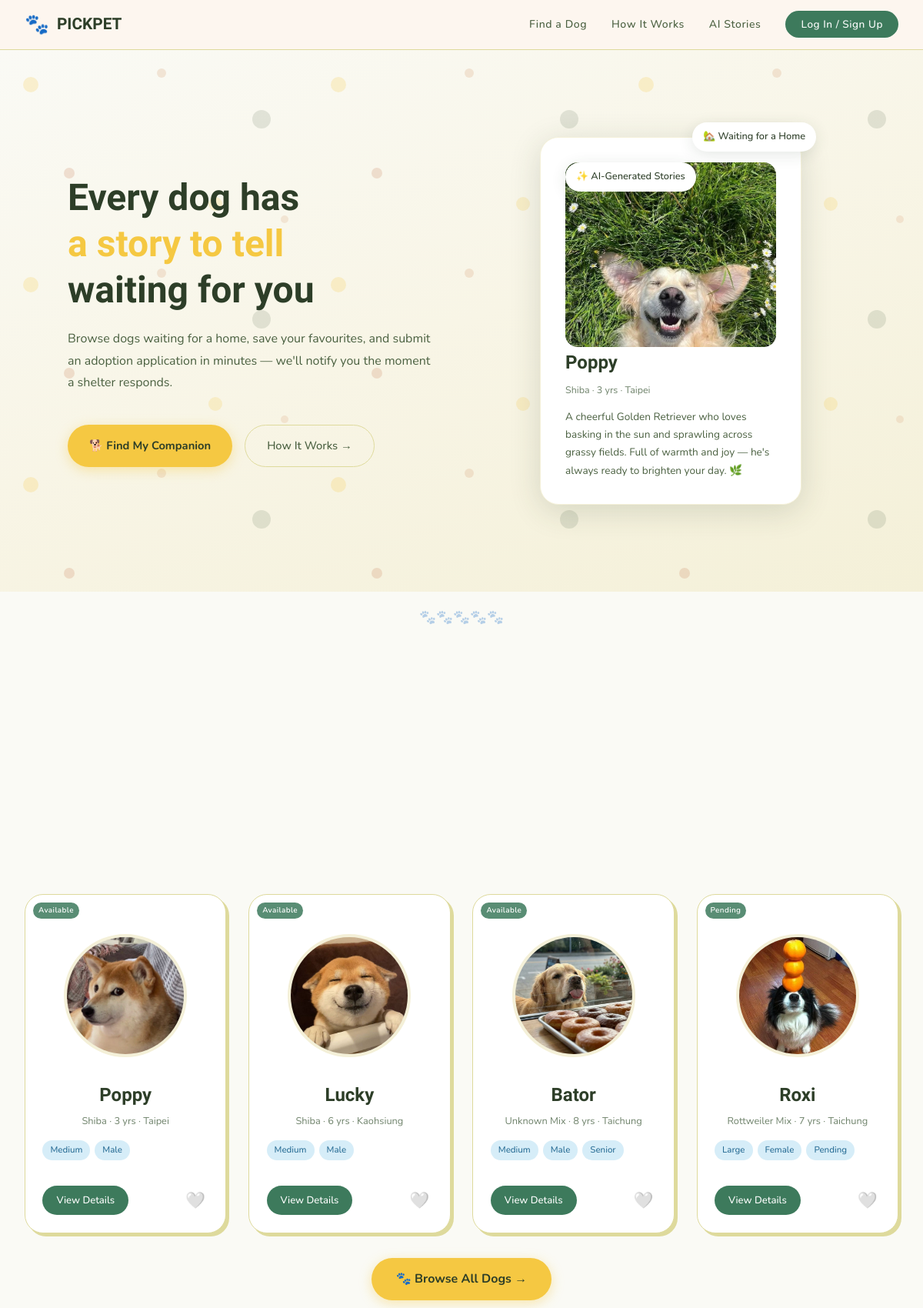
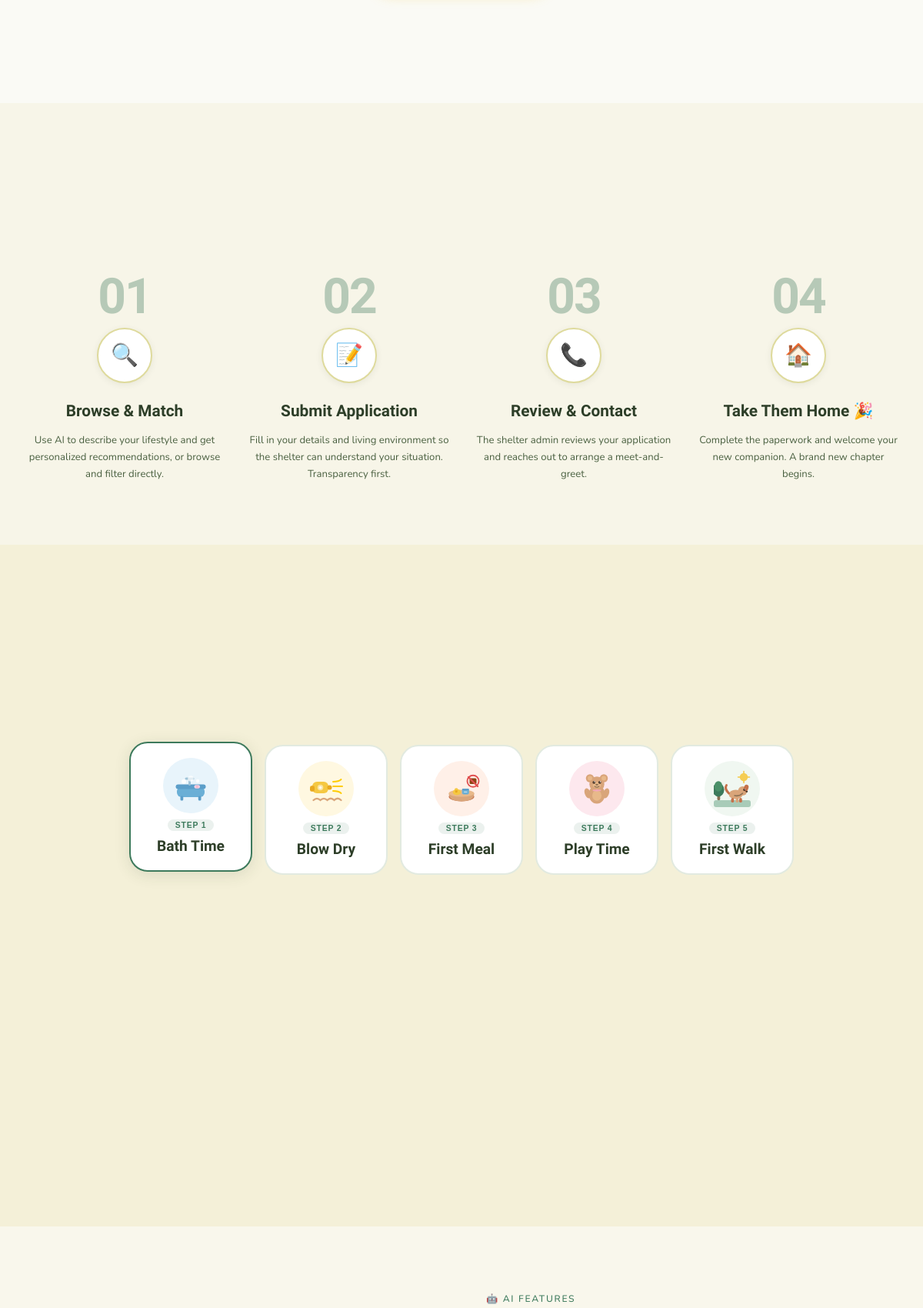
The page / (upper part) on the database its author committed (2 pictures, top to bottom).
### tables this page shows
CREATE TABLE Dog (
    Dog_ID INTEGER PRIMARY KEY,
    Shelter_ID INTEGER NOT NULL,
    Name TEXT NOT NULL,
    Gender TEXT CHECK (Gender IN ('Male', 'Female', 'Unknown')),
    Age INTEGER CHECK (Age >= 0),
    Breed TEXT,
    Image_URL TEXT, Description TEXT,
    FOREIGN KEY (Shelter_ID) REFERENCES Shelter(Shelter_ID)
);

### app/main_routes.py (the view)
@main.route('/')
def index():
    dogs = Dog.get_featured(limit=4)
    liked_ids = set()
    user_id = session.get('user_id')
    if user_id:
        db = get_db()
        rows = db.execute(
            'SELECT Dog_ID FROM Favorite WHERE User_ID = ?', (user_id,)
        ).fetchall()
        liked_ids = {row['Dog_ID'] for row in rows}
    return render_template('index.html', dogs=dogs, liked_ids=liked_ids)

### app/__init__.py (called while the page is built, shortened)
def create_app():
    app = Flask(__name__)
    app.config["DATABASE"] = "database/pickpet.db"
    app.config["SECRET_KEY"] = "pickpet-secret-key-2025"
    app.teardown_appcontext(close_db)
    run_startup_migrations(app)
    from app.main_routes import main
    from app.dogs.routes import dogs_bp
    from app.auth.routes import auth_bp
    from app.applications.routes import applications_bp
    from app.admin.routes import admin_bp
    from app.ai.routes import ai_bp
    app.register_blueprint(main)
    app.register_blueprint(dogs_bp)
    app.register_blueprint(auth_bp)
    app.register_blueprint(applications_bp)
    app.register_blueprint(admin_bp)
    app.register_blueprint(ai_bp)
    @app.context_processor
    def inject_notif_count():
        user_id = session.get('user_id')
        if not user_id:
            return {'notif_count': 0}
    return app

### app/database.py (called while the page is built)
def get_db():
    if "db" not in g:
        g.db = sqlite3.connect(current_app.config["DATABASE"])
        g.db.row_factory = sqlite3.Row # We can access columns by name
    return g.db

### app/models/dog.py (called while the page is built)
    def _derive_city(self):
        source = ""
        if self.shelter:
            source = f"{self.shelter.name} {self.shelter.location}".lower()
        if "taipei" in source:
            return "Taipei"
        if "new taipei" in source:
            return "New Taipei"
        if "taichung" in source:
            return "Taichung"
        if "tainan" in source:
            return "Tainan"
        if "kaohsiung" in source:
            return "Kaohsiung"
        return "Unknown"

    def _derive_size(self):
        breed = self.breed.lower()
        if any(keyword in breed for keyword in SMALL_BREEDS):
            return "Small"
        if any(keyword in breed for keyword in LARGE_BREEDS):
            return "Large"
        return "Medium"

    def _derive_tags(self):
        tags = [self.size, self.gender]
        if self.raw_age < 1:
            tags.append("Puppy")
        elif self.raw_age >= 8:
            tags.append("Senior")
        if self.availability != "Available":
            tags.append(self.availability)
        return tags

    def _latest_health_status(self):
        db = get_db()
        row = db.execute(
            """
            SELECT Vaccine_Name
            FROM Health_record
            WHERE Dog_ID = ?
            ORDER BY Administered_Date DESC, Record_ID DESC
            LIMIT 1
            """,
            (self.id,),
        ).fetchone()
        return row["Vaccine_Name"] if row else None

### app/templates/index.html (shortened to what this page needs)
<!DOCTYPE html>
<html lang="en">
<head>
  <link rel="stylesheet" href="{{ url_for('static', filename='css/style.css') }}" />
</head>
<body>
  <header class="site-header">
    <nav class="nav-inner">
      <a href="#" class="logo">
        <span class="logo-paw">🐾</span>
        <span>PICKPET</span>
      </a>
      <ul class="nav-links">
        <li><a href="{{ url_for('dogs.list_dogs') }}">Find a Dog</a></li>
        <li><a href="#how">How It Works</a></li>
        <li><a href="#ai-feature">AI Stories</a></li>
        {% if session.get('user_id') %}
          <li><a href="{{ url_for('applications.my_applications') }}">My Applications</a></li>
          <li><a href="{{ url_for('auth.logout') }}" class="nav-btn">Log Out ({{ session.get('email', '').split('@')[0] }})</a></li>
        {% else %}
          <li><a href="{{ url_for('auth.login') }}" class="nav-btn">Log In / Sign Up</a></li>
        {% endif %}
      </ul>
    </nav>
  </header>
  <section class="hero">
    <div class="hero-content">
      <div class="hero-text">
<h1 class="hero-title">
          Every dog has<br>
          <span class="accent">a story to tell</span><br>
          waiting for you
        </h1>
        <p class="hero-subtitle">
          Browse dogs waiting for a home, save your favourites,
          and submit an adoption application in minutes —
          we'll notify you the moment a shelter responds.
        </p>
        <div class="hero-actions">
          <a href="{{ url_for('dogs.list_dogs') }}" class="btn-primary">🐕 Find My Companion</a>
          <a href="#how" class="btn-secondary">How It Works →</a>
        </div>
      </div>
      <div class="hero-illustration">
  {% for dog in dogs[:1] %}
  <div class="hero-dog-card">
    <div class="floating-tag">✨ AI-Generated Stories</div>
    <div class="floating-tag">🏡 Waiting for a Home</div>
    <img src="{{ url_for('static', filename='img/狗狗.jpg') }}" alt="Dog"
         style="width:100%;height:240px;object-fit:cover;border-radius:16px;display:block;"/>
    <p style="font-family:var(--font-serif);font-size:1.5rem;font-weight:700;color:var(--dark-brown);margin-bottom:4px;">
      {{ dog.name }}
    </p>
    <p style="font-size:0.78rem;color:var(--gray);">
      {{ dog.breed }} · {{ dog.age }} · {{ dog.city }}
    </p>
    <p style="font-size:0.85rem;color:var(--brown);line-height:1.7;margin-top:0.8rem;text-align:left;">
      A cheerful Golden Retriever who loves basking in the sun and sprawling across grassy fields.
      Full of warmth and joy — he's always ready to brighten your day. 🌿
    </p>
  </div>
  {% endfor %}
</div>
    </div>
  </section>
  <div class="paw-divider">
    <div class="paw-divider-icons">🐾🐾🐾🐾🐾</div>
  </div>
<section class="section" id="dogs">
  <div class="section-inner" style="text-align:center;padding:4rem 0;">
    <div class="dogs-grid">
      {% for dog in dogs %}
      <article class="dog-card">
          <span class="dog-status-badge">{{ dog.availability }}</span>
        <div class="dog-card-circle-wrap">
          <div class="dog-card-img-circle">
            {% if dog.image_url %}
            <img src="{{ dog.image_url }}" alt="{{ dog.name }}">
            {% else %}
            <div class="dog-card-img-placeholder">🐶</div>
            {% endif %}
          </div>
        </div>
        <div class="dog-card-body">
          <h3 class="dog-card-name">{{ dog.name }}</h3>
          <p class="dog-card-meta">
            {{ dog.breed }} · {{ dog.age }} · {{ dog.city }}
          </p>
          <div class="dog-tags">
            {% for tag in dog.tags %}
            <span class="dog-tag">{{ tag }}</span>
            {% endfor %}
          </div>
          <div class="dog-card-footer">
            <a href="{{ url_for('dogs.dog_detail', dog_id=dog.id) }}" class="adopt-btn">
              View Details
            </a>
            <button class="heart-btn {% if dog.id in liked_ids %}liked{% endif %}"
                    type="button" aria-label="Like dog"
                    data-heart="{{ dog.id }}"
                    onclick="event.stopPropagation()">
              {{ '❤️' if dog.id in liked_ids else '🤍' }}
            </button>
          </div>
        </div>
      </article>
      {% endfor %}
    </div>
    <a href="{{ url_for('dogs.list_dogs') }}" class="btn-primary" style="display:inline-flex;margin-top:2rem;font-size:1rem;padding:14px 32px;">
      🐾 Browse All Dogs →
    </a>
  </div>
</section>
  <section class="section how-section" id="how">
    <div class="section-inner">
      <div class="steps-grid">
        <div class="step-card">
          <div class="step-big-num">01</div>
          <div class="step-icon-wrap">🔍</div>
          <p class="step-title">Browse &amp; Match</p>
          <p class="step-desc">Use AI to describe your lifestyle and get personalized recommendations, or browse and filter directly.</p>
        </div>
        <div class="step-card">
          <div class="step-big-num">02</div>
          <div class="step-icon-wrap">📝</div>
          <p class="step-title">Submit Application</p>
          <p class="step-desc">Fill in your details and living environment so the shelter can understand your situation. Transparency first.</p>
        </div>
        <div class="step-card">
          <div class="step-big-num">03</div>
          <div class="step-icon-wrap">📞</div>
          <p class="step-title">Review &amp; Contact</p>
          <p class="step-desc">The shelter admin reviews your application and reaches out to arrange a meet-and-greet.</p>
        </div>
        <div class="step-card">
          <div class="step-big-num">04</div>
          <div class="step-icon-wrap">🏠</div>
          <p class="step-title">Take Them Home 🎉</p>
          <p class="step-desc">Complete the paperwork and welcome your new companion. A brand new chapter begins.</p>
        </div>
      </div>
    </div>
  </section>
  <section class="section" id="care-guide" style="background:var(--sand);">
    <div class="section-inner">
      <div class="cg-steps-row">
        <button class="cg-step active" data-step="0">
          <div class="cg-icon-wrap" style="background:#E8F4FB;">
          </div>
          <div class="cg-step-badge">Step 1</div>
          <div class="cg-step-label">Bath Time</div>
        </button>
        <button class="cg-step" data-step="1">
          <div class="cg-icon-wrap" style="background:#FFF8E1;">
          </div>
          <div class="cg-step-badge">Step 2</div>
          <div class="cg-step-label">Blow Dry</div>
        </button>
        <button class="cg-step" data-step="2">
          <div class="cg-icon-wrap" style="background:#FFF0E8;">
          </div>
          <div class="cg-step-badge">Step 3</div>
          <div class="cg-step-label">First Meal</div>
        </button>
        <button class="cg-step" data-step="3">
          <div class="cg-icon-wrap" style="background:#FDE8EE;">
          </div>
          <div class="cg-step-badge">Step 4</div>
          <div class="cg-step-label">Play Time</div>
        </button>
        <button class="cg-step" data-step="4">
          <div class="cg-icon-wrap" style="background:#F0F7F1;">
          </div>
          <div class="cg-step-badge">Step 5</div>
          <div class="cg-step-label">First Walk</div>
        </button>
      </div>
      <div class="cg-panels">
      </div>
    </div>
  </section>
  <section class="section ai-section" id="ai-feature">
    <div class="section-inner">
      <div class="ai-feature-grid">
        <div class="ai-feature-text">
          <span class="section-tag">🤖 AI Features</span>
        </div>
      </div>
    </div>
  </section>
</body>
</html>

### app/templates/index.html (style rules this page uses)
.cg-steps-row { display: flex; gap: 1rem; margin-bottom: 1.5rem; justify-content: center; }
.cg-step { flex: 1; max-width: 160px; background: var(--warm-white); border: 2px solid var(--light-gray); border-radius: var(--radius-lg); padding: 1.2rem 0.8rem; cursor: pointer; display: flex; flex-direction: column; align-items: center; gap: 8px; transition: all 0.22s ease; }
.cg-step.active { border-color: var(--sage); background: white; box-shadow: var(--shadow-md); transform: translateY(-4px); }
.cg-icon-wrap { width: 72px; height: 72px; border-radius: 50%; display: flex; align-items: center; justify-content: center; padding: 12px; }
.cg-icon-wrap svg { width: 100%; height: 100%; }
.cg-step-badge { font-size: 0.65rem; font-weight: 700; letter-spacing: 0.08em; text-transform: uppercase; color: var(--sage); background: rgba(61,122,92,0.1); padding: 2px 10px; border-radius: 100px; }
.cg-step-label { font-size: 1.2rem; font-weight: 700; color: var(--dark-brown); font-family: var(--font-serif); text-align: center; }
.cg-panels { max-width: 700px; margin: 0 auto; }

### rows shown on the page
Dog: name "Poppy", breed "Shiba", image_url (picture), name "Poppy", breed "Shiba", Gender "Male"
Dog: image_url (picture), name "Lucky", breed "Shiba", Gender "Male"
Dog: image_url (picture), name "Bator", breed "Unknown Mix", Gender "Male"
Dog: image_url (picture), name "Roxi", breed "Rottweiler Mix", Gender "Female"

### other values the page prints
{{ dog.age }} "3 yrs"
{{ dog.city }} "Taipei"
{{ dog.availability }} "Available" "Available" "Available" "Pending"
{{ dog.age }} "3 yrs" "6 yrs" "8 yrs" "7 yrs"
{{ dog.city }} "Taipei" "Kaohsiung" "Taichung" "Taichung"
{{ tag }} "Medium" "Medium" "Medium" "Senior" "Large" "Pending"
{{ '❤️' if dog.id in liked_ids else '🤍' }} "🤍" "🤍" "🤍" "🤍"
